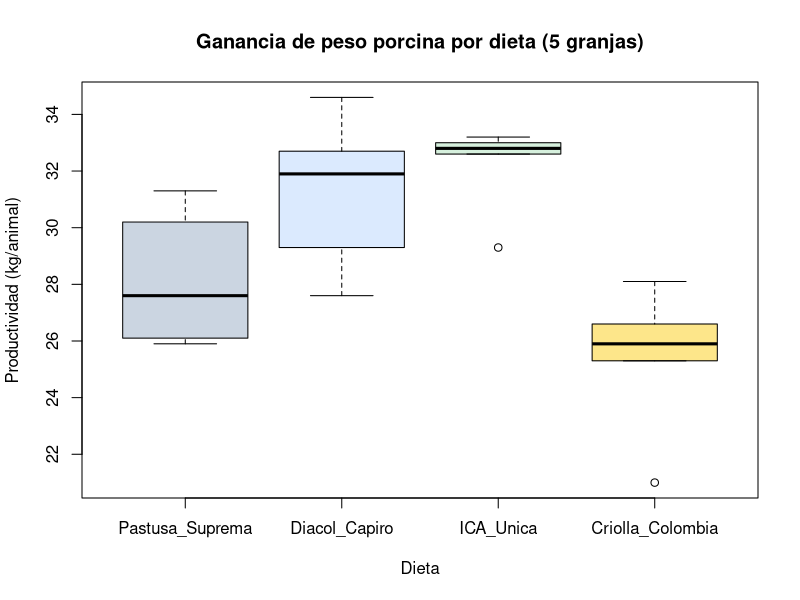

Recreate this plot in R.
## ---- chunk 1
#| label: boxplot-cerdos
#| echo: false
#| fig-height: 3.2
dietas <- c("Pastusa_Suprema", "Diacol_Capiro", "ICA_Unica", "Criolla_Colombia")
granjas <- c("Subachoque","Toca","Villapinzon","Tausa","Zipaquira")
set.seed(101)
mu <- 28
tau <- c(0, 2.4, 4.1, -1.8); names(tau) <- dietas
beta <- c(0, 1.5, -1.0, 3.0, -2.5); names(beta) <- granjas
dat_cerdos <- expand.grid(granja = granjas, dieta = dietas)
dat_cerdos$rend <- mu + tau[dat_cerdos$dieta] + beta[dat_cerdos$granja] + rnorm(nrow(dat_cerdos), 0, 1.3)
dat_cerdos$rend <- round(dat_cerdos$rend, 1)
dat_cerdos$dieta <- factor(dat_cerdos$dieta, levels = dietas)
dat_cerdos$granja <- factor(dat_cerdos$granja, levels = granjas)
modelo_rcbd <- aov(rend ~ dieta + granja, data = dat_cerdos)
boxplot(rend ~ dieta, data = dat_cerdos,
        col = c("#cbd5e1", "#dbeafe", "#d6f0dd", "#fde68a"),
        xlab = "Dieta", ylab = "Productividad (kg/animal)",
        main = "Ganancia de peso porcina por dieta (5 granjas)")
